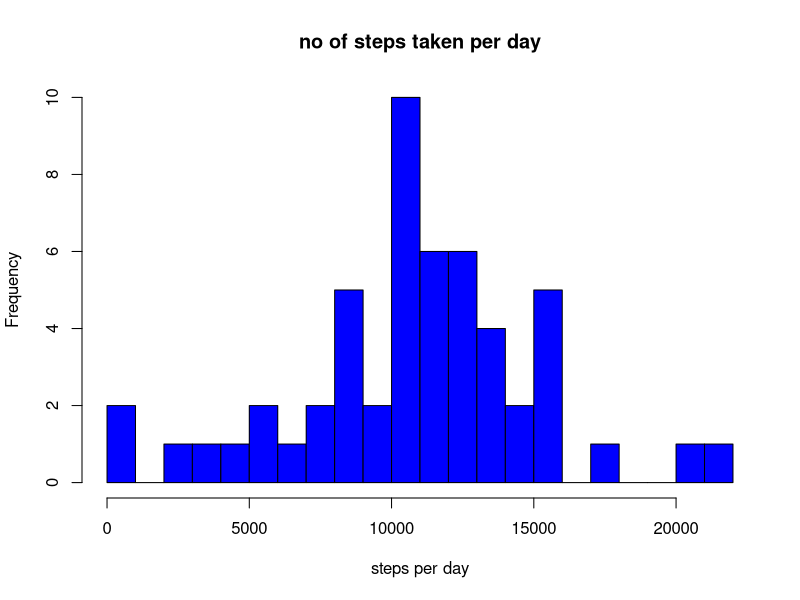
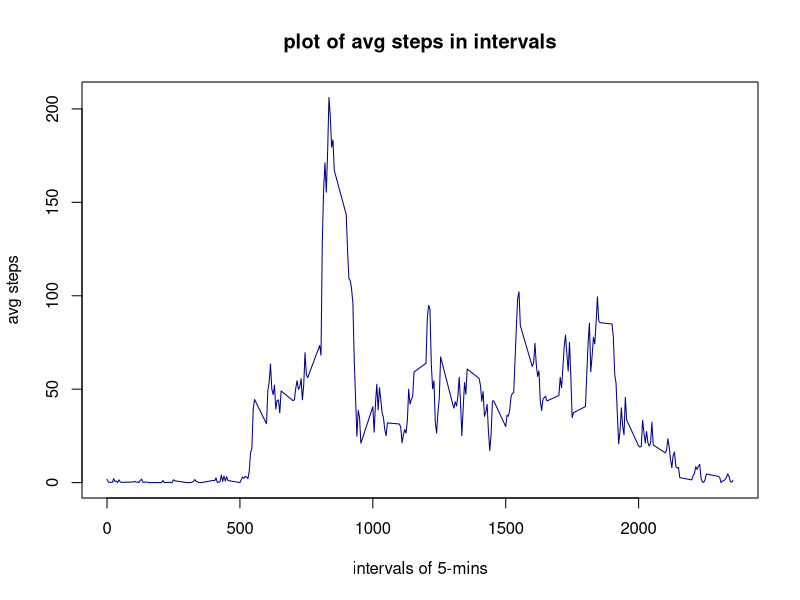

Source code (R) for these figures, in order: (Note: this script raises an error after producing the figures.)
## ---- chunk 1
data <- read.csv("activity.csv",colClasses=c("numeric","Date","numeric"))
## ---- chunk 2
str(data)
head(data)
tail(data)
## ---- chunk 3
dat <- data[!is.na(data),]
## ---- chunk 4
dat1 <- aggregate(dat$steps,list(dat$date),sum)
colnames(dat1) <- c("date","steps per day")
## ---- chunk 5
hist(dat1$`steps per day`,breaks = 20,main = "no of steps taken per day",xlab = "steps per day",col = "blue")
## ---- chunk 6
library(dplyr)
## ---- chunk 7
finaldat1 <-  summarise(dat1 ,meanofsteps=mean(dat1$`steps per day`),medianofsteps=median(dat1$`steps per day`))
finaldat1
## ---- chunk 8
dat2 <- aggregate(dat$steps,list(dat$interval),mean)
colnames(dat2) <- c("interval","average steps")
## ---- chunk 9
plot(x = dat2$interval,y = dat2$`average steps`, type = "l", main = "plot of avg steps in intervals",xlab = "intervals of 5-mins",ylab = "avg steps",col="darkblue")
## ---- chunk 10
dat2[grep(max(dat2$`average steps`),dat2$`average steps`),]
## ---- chunk 11
summarise(data,sum(is.na(data$steps)),sum(is.na(data$date)),sum(is.na(data$interval)))
## ---- chunk 12
data3 <- data
for(i in 1:17568) {
  if(is.na(data3[i, 1])==TRUE) {
    data3[i, 1] <- dat2[dat2$interval %in% data3[i, 3], 2]
  } 
}
head(data3)
## ---- chunk 13
dat3 <- aggregate(data3$steps,list(data3$date),sum)
colnames(dat3) <- c("date","steps per day")
## ---- chunk 14
hist(x=dat3$`steps per day`,xlab="no of steps taken per day",main="Histogram of total steps taken per day",breaks=20,col="red")
## ---- chunk 15
finaldat3 <- summarise(dat3,meanofsteps=mean(dat3$`steps per day`),medianofsteps=median(dat3$`steps per day`))
## ---- chunk 16
rbind(finaldat1,finaldat3)
## ---- chunk 17
par(mfrow=c(1,2))
hist(dat1$`steps per day`, breaks=20, xlab="Number of Steps Taken", col="blue",ylim = c(0,20), main=NULL)
hist(dat3$`steps per day`,breaks=20,xlab="NUmber of steps Taken",col="red",ylim=c(0,20),main=NULL)
## ---- chunk 18
daydata <- data3
#making a new coloum where it shows the day of the date
daydata$days <- weekdays(daydata$date)
#making another empty col where it will show whether the day is weekday/weekend
daydata$weekday <- as.character(rep(0, times=17568))
for (i in 1:17568) {
  if(daydata[i,4] %in% c("Saturday","Sunday")) {
    daydata[i,5] <- "Weekend" 
  } else {
    daydata[i,5] <- "Weekday"
  }
}
daydata$weekday <- as.factor(daydata$weekday)
head(daydata)
## ---- chunk 19
weekday <- daydata[daydata$weekday == "Weekday",]
weekend <- daydata[daydata$weekday == "Weekend",]
## ---- chunk 20
meanweekday <- aggregate(steps ~ interval,weekday,mean)
meanweekend <- aggregate(steps ~ interval,weekend,mean)
## ---- chunk 21
par(mfrow=c(2,1),mar=c(4,4.1,3,2.1))
plot(x=meanweekday$interval,y=meanweekday$steps,xlab="interval(5min)",ylab="avg steps taken",type="l",main="TS plot of avg steps taken per interval during weekday",col="darkblue")
plot(x=meanweekend$interval,y=meanweekend$steps,xlab="interval(5min)",ylab="avg steps taken",type="l",main="TS plot of avg steps taken per interval during weekend",col="darkred")
